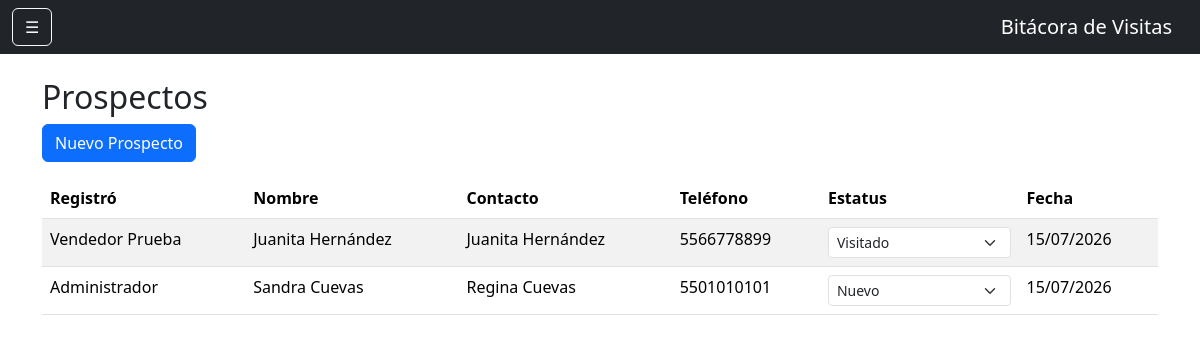
/prospectos (signed in), run on the app's committed database.
### models.py (models this page shows)
class Prospecto(db.Model):
    __tablename__ = 'prospectos'
    id = db.Column(
        db.Integer,
        primary_key=True
    )
    nombre = db.Column(
        db.String(200),
        nullable=False
    )
    contacto = db.Column(
        db.String(150)
    )
    telefono = db.Column(
        db.String(50)
    )
    direccion = db.Column(
        db.Text
    )
    observaciones = db.Column(
        db.Text
    )
    estatus = db.Column(
        db.String(50),
        default='Nuevo'
    )
    usuario_id = db.Column(
        db.Integer,
        db.ForeignKey('usuarios.id')
    )
    fecha_registro = db.Column(
        db.DateTime,
        default=datetime.utcnow
    )
    usuario = db.relationship(
        'Usuario',
        backref='prospectos'
    )

class Usuario(UserMixin, db.Model):
    __tablename__ = 'usuarios'
    id = db.Column(db.Integer, primary_key=True)
    nombre = db.Column(db.String(100), nullable=False)
    correo = db.Column(db.String(120), unique=True, nullable=False)
    password = db.Column(db.String(500), nullable=False)
    rol = db.Column(db.String(20), default='vendedor')
    activo = db.Column(db.Boolean, default=True)

### app.py (the view)
@app.route('/prospectos')
@login_required
def prospectos():
    if current_user.rol in ['admin', 'supervisor']:
        prospectos = Prospecto.query.order_by(
            Prospecto.fecha_registro.desc()
        ).all()
    else:
        prospectos = Prospecto.query.filter_by(
            usuario_id=current_user.id
        ).order_by(
            Prospecto.fecha_registro.desc()
        ).all()
    return render_template(
        'prospectos.html',
        prospectos=prospectos
    )

### app.py (called while the page is built)
@login_manager.user_loader
def load_user(user_id):
    return Usuario.query.get(int(user_id))

### templates/prospectos.html (shortened to what this page needs)
{% extends 'base.html' %}
{% block contenido %}
<h2>Prospectos</h2>
<a href="{{ url_for('nuevo_prospecto') }}" class="btn btn-primary mb-3">
    Nuevo Prospecto
</a>
<table class="table table-striped">
    <thead>
        <tr>
            <th>Registró</th>
            <th>Nombre</th>
            <th>Contacto</th>
            <th>Teléfono</th>
            <th>Estatus</th>
            <th>Fecha</th>
        </tr>
    </thead>
    <tbody>
        {% for p in prospectos %}
        <tr>
            <td>{{ p.usuario.nombre }}</td>
            <td>{{ p.nombre }}</td>
            <td>{{ p.contacto }}</td>
            <td>{{ p.telefono }}</td>
            <td>
                <form
                    method="POST"
                    action="{{ url_for('cambiar_estatus_prospecto', id=p.id) }}"
                >
                    <select
                        name="estatus"
                        class="form-select form-select-sm"
                        onchange="this.form.submit()"
                    >
                        <option value="Nuevo" {% if p.estatus == 'Nuevo' %}selected{% endif %}>Nuevo</option>
                        <option value="Visitado" {% if p.estatus == 'Visitado' %}selected{% endif %}>Visitado</option>
                    </select>
                </form>
            </td>
            <td>
                {% if p.fecha_registro %}
                    {{ p.fecha_registro.strftime('%d/%m/%Y') }}
                {% else %}
                    -
                {% endif %}
            </td>
        </tr>
        {% else %}
        <tr>
            <td colspan="5" class="text-center">
                No hay prospectos registrados.
            </td>
        </tr>
        {% endfor %}
    </tbody>
</table>
{% endblock %}

### data on the page
Prospecto: usuario.nombre "Vendedor Prueba", nombre "Juanita Hernández", contacto "Juanita Hernández", telefono "5566778899", estatus "Visitado", fecha_registro "15/07/2026"
Prospecto: usuario.nombre "Administrador", nombre "Sandra Cuevas", contacto "Regina Cuevas", telefono "5501010101", estatus "Nuevo", fecha_registro "15/07/2026"
